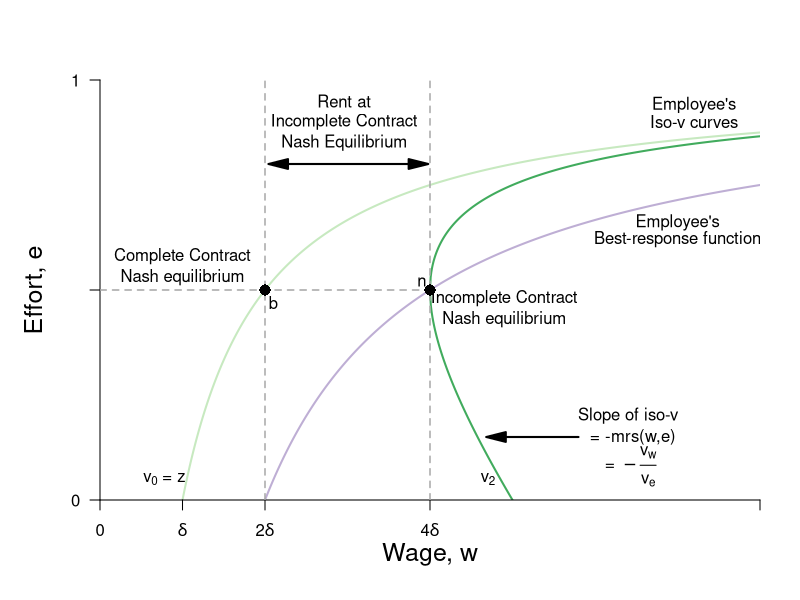

R code for this plot:
require(ggplot2)
require(shape)
pdf(file = "employment/employment_fig4.pdf", width = 9, height = 7)

#Set parameters for graphics
axislabelsize <- 1.5
graphlinewidth <- 2
segmentlinewidth <- 1.5

#The equation is below when v = 0. See Wolfram Alpha output. 
isov <- function(w, delta = 5) {
  (w - delta)/w
}

isovhigh1 <- function(w, delta = 5, v = 5){
  (sqrt(w^2 - 4 * delta * v) - w + 2*v)/( 2 * v )
}

isovlow1 <- function(w, delta = 5, v = 5){
  (-sqrt(w^2 - 4 * delta * v) - w + 2*v)/( 2 * v )
}

isovhigh2 <- function(w, delta = 5, v = 15){
  (sqrt(w^2 - 4 * delta * v) - w + 2*v)/( 2 * v )
}

isovlow2 <- function(w, delta = 5, v = 15){
  (-sqrt(w^2 - 4 * delta * v) - w + 2*v)/( 2 * v )
}

isovhigh3 <- function(w, delta = 5, v = 20){
  (sqrt(w^2 - 4 * delta * v) - w + 2*v)/( 2 * v )
}

isovlow3 <- function(w, delta = 5, v = 20){
  (-sqrt(w^2 - 4 * delta * v) - w + 2*v)/( 2 * v )
}

brfFn <- function(w, delta = 5) {
  1 - (2*delta) /w
}

#This is evaluated for p = 12; q = 12/(8*sqrt(12^2 - 4*delta1*v1)) - 1/8 for the slope
#At p = 12; q = (-sqrt(12^2 - 4*v1*delta1) - 12 + 2*v1)/(2*v1) = 0.799
tangencyLine <- function(w){
  (w*(0.05))
}



COL <- c("#f7fcf5", "#e5f5e0", "#c7e9c0", "#a1d99b", "#74c476", "#41ab5d", "#238b45", "#005a32")
par(mar =  c(5, 5, 4, 2))
xlims <- c(0, 40)
ylims <- c(0, 1)

plot(0, 0, xlim = xlims, ylim = ylims, type = "n",
     xlab = expression(paste("Wage, ", w)),
     ylab = expression(paste("Effort, ", e)),
     xaxt = "n", 
     yaxt = "n", 
     cex.lab = axislabelsize, 
     line = 2.5,
     bty = "n", 
     xaxs="i", 
     yaxs="i")


npts <- 500 
npts2 <- 501
#Specify the sequences of points for graphing. 
xx0 <- seq(5, xlims[2], length.out = npts)
xx1 <- seq(10, xlims[2], length.out = npts)
xx2 <- seq(5, 15, length.out = npts)
xx3 <- seq(10, xlims[2], length.out = npts2)
xx4 <- seq(xlims[1], 10, length.out = npts2)
#For below, I solved sqrt(p^2 - 200) - p + 200/p = 0, getting p = 10*sqrt(2) = 14.14214
xx5 <- seq( 18.43909, xlims[2], length.out = npts2)
xx6 <- seq( 18.43909, 25, length.out = npts2)
xx7 <- seq(20, xlims[2], length.out = npts2)
xx8 <- seq(xlims[1], 25, length.out = npts2)

#Draw the lines for the graphs
lines(xx0, isov(xx0, delta = 5), col = COL[3], lwd = graphlinewidth)
lines(xx1, brfFn(xx1), col = "#beaed4", lwd = graphlinewidth)
#lines(xx2, tangencyLine(xx2), col = "darkgrey", lwd = 3, lty = 2)
#lines(xx3, isovhigh1(xx3, v = 5, delta = 5), col = COL[4], lwd = graphlinewidth)
#lines(xx4, isovlow1(xx4, v = 5, delta = 5), col = COL[4], lwd = graphlinewidth)
#lines(xx5, isovhigh2(xx5, v = 17, delta = 5), col = COL[5], lwd = graphlinewidth)
#lines(xx6, isovlow2(xx6, v = 17, delta = 5), col = COL[5], lwd = graphlinewidth)
lines(xx7, isovhigh3(xx7, v = 20, delta = 5), col = COL[6], lwd = graphlinewidth)
lines(xx8, isovlow3(xx8, v = 20, delta = 5), col = COL[6], lwd = graphlinewidth)

#Customize ticks and labels for the plot
ticksy <- c(0, 0.5, 1)
#ylabels <- c(0, expression(paste(frac(1,2))), 1)
ylabels <- c(0, NA, 1)
ticksx <- c(0, 5, 10, 20, 40)
xlabels <- c(0, expression(paste(delta)), expression(paste(2*delta)), expression(paste(4*delta)) , NA)
axis(1, at = ticksx, pos = 0, labels = xlabels)
axis(2, at = ticksy, pos = 0, labels = ylabels, las = 1)

#Annotation of the three graphs and the NE
#text(5, 0.3, expression(paste("Iso-profit: ", frac(q, p) ," = ", frac(1, 8*delta))))
#text(35, 0.62, expression(paste("BRF: q = ", 1 - frac(2*delta, p))))
text(3.9, 0.05, expression(paste(v[0],  " = z")))
#text(9.5, 0.05, expression(paste(v[1])))
#text(20.8, 0.05, expression(paste(v[1])))
text(23.5, 0.05, expression(paste(v[2])))
text(35, 0.66, expression(paste("Employee's")))
text(35, 0.62, expression(paste("Best-response function")))
text(36, 0.94, expression(paste("Employee's")))
text(36, 0.9, expression(paste("Iso-v curves")))


#Lines for the coordinates of the Nash equilbrium
#segments(5, 0, 5, 1, lty = 2, col = "darkgray", lwd = 3)
segments(10, 0, 10, 1, lty = 2, col = "darkgray", lwd = segmentlinewidth)
segments(20, 0, 20, 1, lty = 2, col = "darkgray", lwd = segmentlinewidth)
segments(0, 0.5, 20, 0.5, lty = 2, col = "darkgray", lwd = segmentlinewidth)
#segments(14.14214, 0.15, 14.14214, 0.45, lty = 2, col = "darkgray", lwd = 3)
text(19.5, 0.52, expression(n))
text(24.5, 0.48, expression(paste("Incomplete Contract")))
text(24.5, 0.43, expression(paste("Nash equilibrium")))

#Arrows and rent label
Arrows(15, 0.8, 19.3, 0.8,  col = "black", lty = 1, lwd = 2, arr.type = "triangle")
Arrows(15, 0.8, 10.8, 0.8,  col = "black", lty = 1, lwd = 2, arr.type = "triangle")
text(14.8, 0.95, expression(paste("Rent at")))
text(14.8, 0.9, expression(paste("Incomplete Contract")))
text(14.8, 0.85, expression(paste("Nash Equilibrium")))

#Arrows and slope of iso-v label
Arrows(29, 0.15, 24, 0.15,  col = "black", lty = 1, lwd = 2, arr.type = "triangle")
text(32, 0.2, expression(paste("Slope of iso-v")))
text(32.3, 0.15, expression(paste(" = -mrs(w,e) ")))
text(32, 0.08, expression(paste(" = " -frac(v[w], v[e]))))



#Add a point for the NE
points(20, 0.5, pch = 16, col = "black", cex = 1.5)


#Add a point for b & complete contract NE label
points(10, 0.5, pch = 16, col = "black", cex = 1.5)
text(10.5, 0.47, expression(b))
text(5, 0.58, expression(paste("Complete Contract")))
text(5, 0.53, expression(paste("Nash equilibrium")))

#Add a point for c
#Figure out q for p = 14.14214: q = 1 - 2delta/p = 1 - (2*5)/14.14214 =  0.2928934
#points(20, 0.1839422, pch = 16, col = "black", cex = 1.5)
#text(20.8, 0.1839422, expression(c))

#Add a point for f. referred to in the text
#points(12, 0.82, pch = 16, col = "black", cex = 1.2)
#text(12, 0.85, expression(paste("NE")))

#Arrow to Pareto-improving Lens
#Arrows(20, 0.8, 23.8, 0.68, col = "black", lty = 1, lwd = 3)
#text(20, 0.82, expression(paste("Pareto-Improving Lens")))

dev.off()
